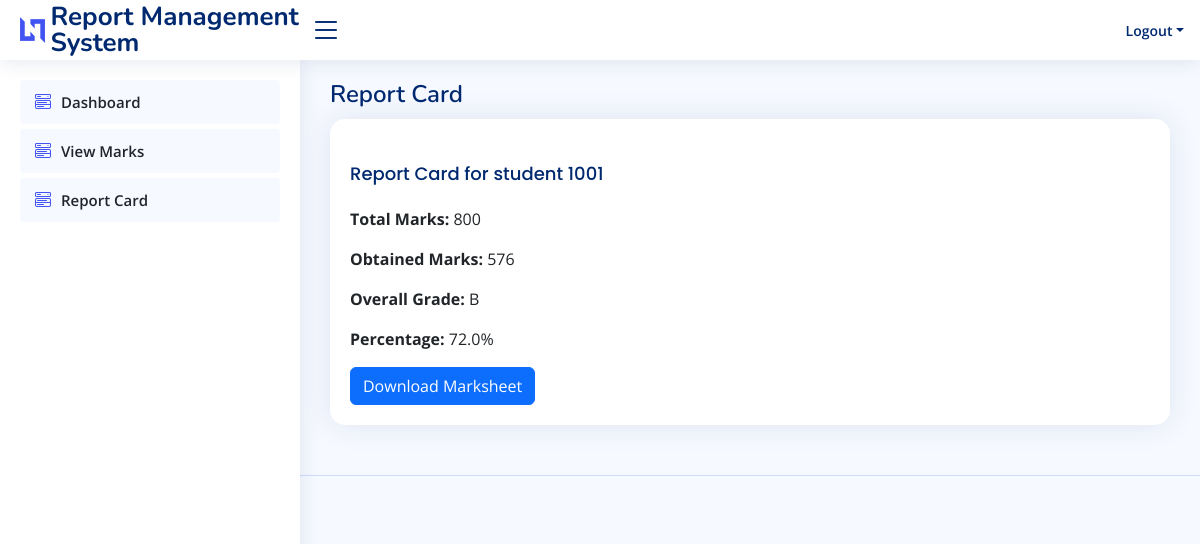
The page /student_report_card/ (signed in) on the database its author committed.
### master_api/models.py (models this page shows, shortened)
class UserAuth(AbstractBaseUser, PermissionsMixin):
    class_id = models.ForeignKey(Classes, on_delete=models.SET_NULL, null=True, blank=True)
    name = models.CharField(max_length=100)
    email = models.EmailField(unique=True)
    password = models.CharField(max_length=128)
    roll_number = models.CharField(max_length=20, unique=True, null=True, blank=True)
    is_staff = models.BooleanField(default=False)
    is_admin = models.BooleanField(default=False)
    is_active = models.BooleanField(default=True)
    created_at = models.DateTimeField(auto_now_add=True)
    updated_at = models.DateTimeField(auto_now=True)
    objects = CustomUserManager()
    USERNAME_FIELD = 'email'
    REQUIRED_FIELDS = []  # No additional required fields
    DisplayList = ['id', 'name', 'email', 'roll_number', 'class_id', 'is_staff', 'is_admin', 'is_active']

class ReportCard(models.Model):
    student_id = models.ForeignKey(UserAuth, on_delete=models.CASCADE)
    class_id = models.ForeignKey(Classes, on_delete=models.CASCADE)
    total_marks = models.IntegerField()
    obtained_marks_total = models.IntegerField()
    overall_grade = models.CharField(max_length=2)
    percentage = models.FloatField(null=True, blank=True)
    pdf_url = models.FileField(upload_to='reportcards/', null=True, blank=True)
    created_at = models.DateTimeField(auto_now_add=True)
    updated_at = models.DateTimeField(auto_now=True)
    DisplayList = ['id', 'student_id', 'class_id', 'total_marks', 'obtained_marks_total', 'overall_grade', 'percentage']

### rms/views/student_view.py (the view)
# urls.py: path('student_report_card/', student_view.student_report_card, name='student_report_card'),
def student_report_card(request):
    student = request.user
    report_card = ReportCard.objects.filter(student_id=student).first()
    context = {
        'student': student,
        'report_card': report_card
    }
    return render(request, 'student/report_card.html', context)

### template/student/report_card.html
{% extends "student/base.html" %}
{% load static %}
{% block content %}
<main id="main" class="main">
  <div class="d-flex" style="justify-content: space-between;">
    <div class="pagetitle">
      <h1>Report Card</h1>
    </div>
  </div>
  <section class="section">
    <div class="row">
      <div class="col-lg-12">
        <div class="card">
          <div class="card-body pt-4">
            <h5 class="card-title">Report Card for {{ student.name }}</h5>
            {% if report_card %}
                <p><strong>Total Marks:</strong> {{ report_card.total_marks }}</p>
                <p><strong>Obtained Marks:</strong> {{ report_card.obtained_marks_total }}</p>
                <p><strong>Overall Grade:</strong> {{ report_card.overall_grade }}</p>
                <p><strong>Percentage:</strong> {{ report_card.percentage }}%</p>
                {% if report_card.pdf_url %}
                <a href="{% url 'download_marksheet' report_card.id %}" class="btn btn-primary">Download Marksheet</a>
                {% else %}
                <p>No marksheet available for download.</p>
                {% endif %}
            {% else %}
              <p class="text-danger">Report card has not been generated yet.</p>
            {% endif %}
          </div>
        </div>
      </div>
    </div>
  </section>
</main>
{% endblock %}

### static/assets/css/style.css (style rules this page uses)
:root { scroll-behavior: smooth; }
body { font-family: "Open Sans", sans-serif; background: #f6f9ff; color: #444444; }
a { color: #4154f1; text-decoration: none; }
h1, h2, h3, h4, h5, h6 { font-family: "Nunito", sans-serif; }
#main { margin-top: 60px; padding: 20px 30px; transition: all 0.3s; }
.pagetitle { margin-bottom: 10px; }
.pagetitle h1 { font-size: 24px; margin-bottom: 0; font-weight: 600; color: #012970; }
.card { margin-bottom: 30px; border: none; border-radius: 15px; box-shadow: 0px 0 30px rgba(1, 41, 112, 0.1); }
.card-title { padding: 20px 0 15px 0; font-size: 18px; font-weight: 500; color: #012970; font-family: "Poppins", sans-serif; }
.card-body { padding: 0 20px 20px 20px; }
@media (min-width: 1200px) { #main, #footer { margin-left: 300px; } }

### rows shown on the page
UserAuth: name "student 1001"
ReportCard: total_marks "800", obtained_marks_total "576", overall_grade "B", percentage "72.0"
